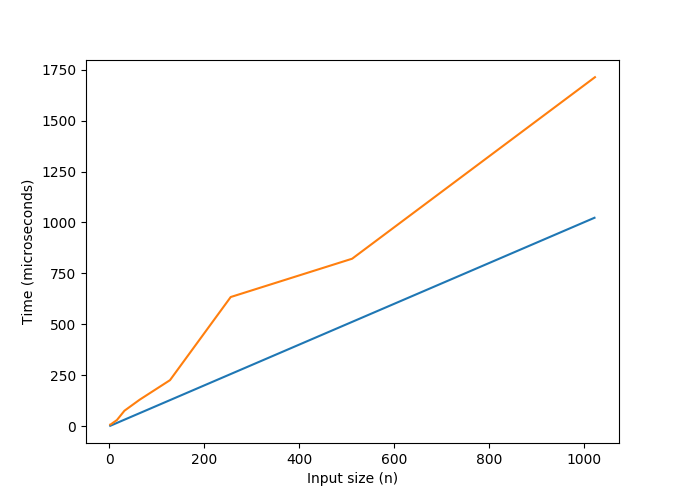

Write the Python code that produced this figure.
import matplotlib.pyplot as plt
import numpy as np 

x = np.arange(2**1,2**10)  
# y = eval(formula)
plt.plot(x, x)
plt.plot([2**1, 2**2, 2**3, 2**4, 2**5, 2**6, 2**7, 2**8, 2**9, 2**10], [8, 10, 17, 30, 76, 130, 226, 634, 822, 1713])
plt.ylabel("Time (microseconds)")
plt.xlabel("Input size (n)")
plt.show()
